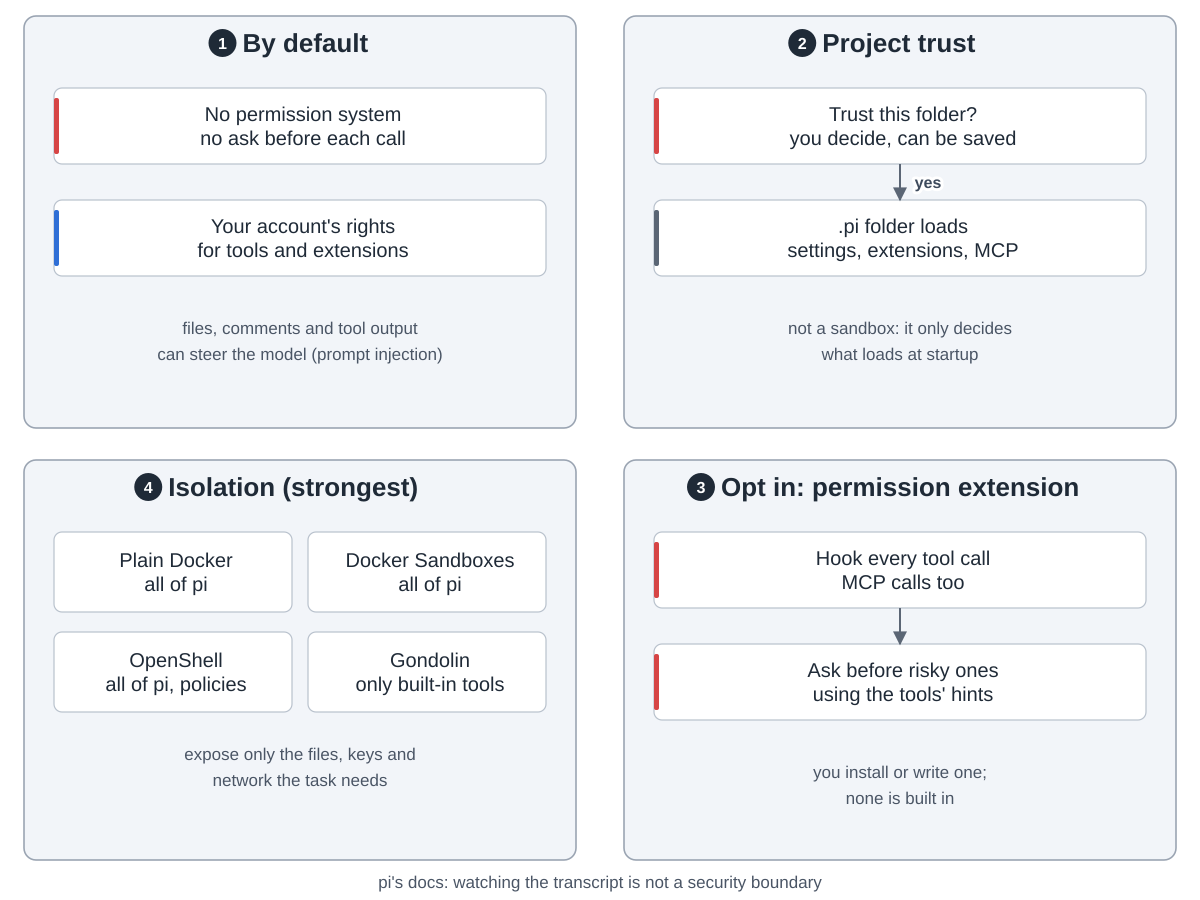

Source code (Python):
"""Pi and safety: what pi does and does not protect, and the ways to fence it in.  Drawn from the pi
repo (https://github.com/earendil-works/pi, README.md "Permissions & Containerization",
packages/coding-agent/docs/security.md, containerization.md, extensions.md "Tool exposure" and
mcp.md "Permissions", commit b2b5c42).  Run: python3 safety.py

Snake order: 1 by default (top left) -> 2 project trust (top right) -> 3 opt-in permission
extension (bottom right) -> 4 isolation (bottom left).  Layers of defence, not a flow, so no arrows
between the groups."""
import sys
from pathlib import Path

sys.path.insert(0, str(Path(__file__).resolve().parents[2] / "tools"))
from archdiagram import Diagram  # noqa: E402

d = Diagram("Pi safety",
            "1 By default pi has no built-in permission system and does not ask before each tool call. "
            "Tools, extensions and child processes run with the rights of the account that started pi. "
            "2 Project trust decides whether a folder's .pi settings, extensions, skills and MCP servers "
            "load. It is not a sandbox: once pi runs, tools can reach anything the account can. "
            "3 Opt in: a permission extension can hook every tool call, MCP calls included, and ask before "
            "risky ones, using the hints tools declare. "
            "4 Isolation: run all of pi in plain Docker, Docker Sandboxes or OpenShell, or keep pi on the "
            "host and send only the built-in tools into a micro-VM with the Gondolin extension.")

L, R, W = 24, 624, 552
T1, H1 = 16, 412
T2, H2 = 460, 400
CW = 492

# 1 by default
d.group(L, T1, W, H1, "By default", 1)
d.card(L + 30, T1 + 72, "No permission system|no ask before each call", "review", w=CW, h=76)
d.card(L + 30, T1 + 184, "Your account's rights|for tools and extensions", "coding", w=CW, h=76)
d.note(L + W / 2, T1 + 318, "files, comments and tool output")
d.note(L + W / 2, T1 + 344, "can steer the model (prompt injection)")

# 2 project trust
d.group(R, T1, W, H1, "Project trust", 2)
d.card(R + 30, T1 + 72, "Trust this folder?|you decide, can be saved", "review", w=CW, h=76)
d.card(R + 30, T1 + 184, ".pi folder loads|settings, extensions, MCP", "data", w=CW, h=76)
d.arrow(f"M{R + W / 2} {T1 + 148}V{T1 + 184}", label="yes", at=(R + W / 2 + 28, T1 + 172))
d.note(R + W / 2, T1 + 318, "not a sandbox: it only decides")
d.note(R + W / 2, T1 + 344, "what loads at startup")

# 3 opt-in permission extension
d.group(R, T2, W, H2, "Opt in: permission extension", 3)
d.card(R + 30, T2 + 72, "Hook every tool call|MCP calls too", "review", w=CW, h=76)
d.card(R + 30, T2 + 184, "Ask before risky ones|using the tools' hints", "review", w=CW, h=76)
d.arrow(f"M{R + W / 2} {T2 + 148}V{T2 + 184}")
d.note(R + W / 2, T2 + 318, "you install or write one;")
d.note(R + W / 2, T2 + 344, "none is built in")

# 4 isolation
d.group(L, T2, W, H2, "Isolation (strongest)", 4)
for i, (lbl, k) in enumerate([("Plain Docker|all of pi", None), ("Docker Sandboxes|all of pi", None),
                              ("OpenShell|all of pi, policies", None), ("Gondolin|only built-in tools", None)]):
    d.card(L + 30 + (i % 2) * 254, T2 + 72 + (i // 2) * 100, lbl, k, w=238, h=80)
d.note(L + W / 2, T2 + 300, "expose only the files, keys and")
d.note(L + W / 2, T2 + 326, "network the task needs")

d.note(600, 888, "pi's docs: watching the transcript is not a security boundary")

d.save(Path(__file__).with_name("safety.svg"))
